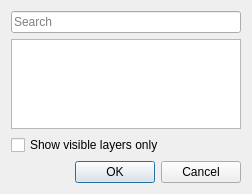
<?xml version="1.0" encoding="UTF-8"?>
<ui version="4.0">
 <class>QgsLayoutLegendLayersDialogBase</class>
 <widget class="QDialog" name="QgsLayoutLegendLayersDialogBase">
  <property name="geometry">
   <rect>
    <x>0</x>
    <y>0</y>
    <width>252</width>
    <height>194</height>
   </rect>
  </property>
  <property name="windowTitle">
   <string>Add Layer to Legend</string>
  </property>
  <layout class="QGridLayout" name="gridLayout">
   <property name="spacing">
    <number>6</number>
   </property>
   <item row="1" column="0">
    <widget class="QListView" name="listMapLayers">
     <property name="selectionMode">
      <enum>QAbstractItemView::ExtendedSelection</enum>
     </property>
    </widget>
   </item>
   <item row="3" column="0">
    <widget class="QDialogButtonBox" name="buttonBox">
     <property name="orientation">
      <enum>Qt::Horizontal</enum>
     </property>
     <property name="standardButtons">
      <set>QDialogButtonBox::Cancel|QDialogButtonBox::Ok</set>
     </property>
    </widget>
   </item>
   <item row="0" column="0">
    <widget class="QgsFilterLineEdit" name="mFilterLineEdit">
     <property name="placeholderText">
      <string>Search</string>
     </property>
    </widget>
   </item>
   <item row="2" column="0">
    <widget class="QCheckBox" name="mCheckBoxVisibleLayers">
     <property name="toolTip">
      <string>If checked, only layers visible within the map will be listed</string>
     </property>
     <property name="text">
      <string>Show visible layers only</string>
     </property>
    </widget>
   </item>
  </layout>
 </widget>
 <customwidgets>
  <customwidget>
   <class>QgsFilterLineEdit</class>
   <extends>QLineEdit</extends>
   <header>qgsfilterlineedit.h</header>
  </customwidget>
 </customwidgets>
 <tabstops>
  <tabstop>mFilterLineEdit</tabstop>
  <tabstop>listMapLayers</tabstop>
 </tabstops>
 <resources/>
 <connections>
  <connection>
   <sender>buttonBox</sender>
   <signal>accepted()</signal>
   <receiver>QgsLayoutLegendLayersDialogBase</receiver>
   <slot>accept()</slot>
   <hints>
    <hint type="sourcelabel">
     <x>248</x>
     <y>254</y>
    </hint>
    <hint type="destinationlabel">
     <x>157</x>
     <y>274</y>
    </hint>
   </hints>
  </connection>
  <connection>
   <sender>buttonBox</sender>
   <signal>rejected()</signal>
   <receiver>QgsLayoutLegendLayersDialogBase</receiver>
   <slot>reject()</slot>
   <hints>
    <hint type="sourcelabel">
     <x>316</x>
     <y>260</y>
    </hint>
    <hint type="destinationlabel">
     <x>286</x>
     <y>274</y>
    </hint>
   </hints>
  </connection>
 </connections>
</ui>
